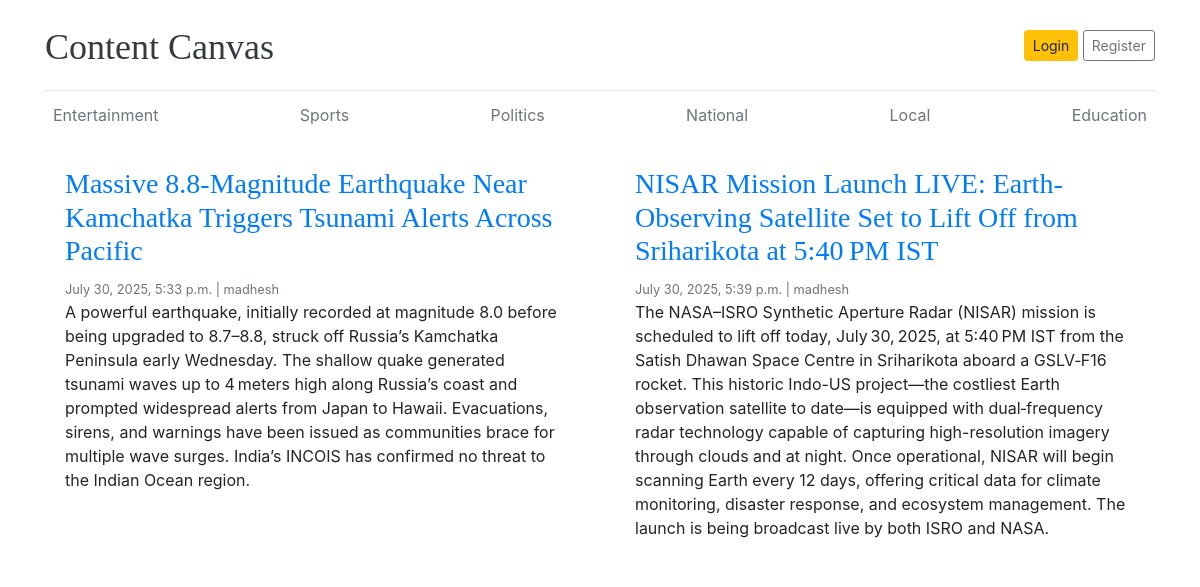
/category/National/, run on the app's committed database.
### blog/models.py (models this page shows, shortened)
class Category(models.Model):
    cname=models.CharField(max_length=50)
    created_at=models.DateTimeField(auto_now_add=True)
    updated_at=models.DateTimeField(auto_now=True)

class Blog(models.Model):
    title=models.CharField(max_length=3000)
    slug=models.SlugField(max_length=3000)
    image=models.ImageField(upload_to='media/images/%y/%m/%d')
    short_description=models.CharField(max_length=2000)
    blog_body=models.CharField(max_length=30000)
    category=models.ForeignKey(Category,on_delete=models.CASCADE)
    author=models.ForeignKey(User,on_delete=models.CASCADE)
    trending=models.BooleanField(default=False)
    status=models.CharField(choices=Status_choices,default='Draft')
    created_at=models.DateTimeField(auto_now_add=True)
    updated_at=models.DateTimeField(auto_now=True)

### contentcanvas/views.py (the view)
# urls.py: path('category/<cname>/',views.posts_by_category,name='categories'),
def posts_by_category(request,cname):
    categories=Category.objects.all()
    category=Category.objects.get(cname=cname)
    blogs=Blog.objects.all().filter(category=category.id)
    context={
        'categories':categories,
        'blogs':blogs
    }
    return render(request,'posts_by_category.html',context)

### templates/posts_by_category.html (shortened to what this page needs)
{% load static %}
<!DOCTYPE html>
<html lang="en">
<head>
    <link href="https://getbootstrap.com/docs/4.0/dist/css/bootstrap.min.css" rel="stylesheet">
    <link href="{% static "css/home.css" %}" rel="stylesheet">
  </head>
<body>
    <div class="container">
      <header class="blog-header py-3">
        <div class="row flex-nowrap justify-content-between align-items-center">
          <div class="col-8 pt-1">
            <a class="blog-header-logo text-dark" href="/">Content Canvas</a>
          </div>
          <div class="col-4 d-flex justify-content-end align-items-center">
            <a class="btn btn-sm btn-warning" href="#">Login</a> &nbsp;
            <a class="btn btn-sm btn-outline-secondary" href="#">Register</a>
          </div>
        </div>
      </header>
      <div class="nav-scroller py-1 mb-2">
        <nav class="nav d-flex justify-content-between">
          {% for i in categories %}
            <a class="p-2 text-muted" href="{% url "categories" i.cname %}">{{i.cname}}</a>
          {% endfor %}
        </nav>
      </div>
  <div class="row mb-2">
    {% for blog in blogs %}
        <div class="col">
          <div class="card border-0" >
            <div class="card-body">
            <h3><a href="{% url "single_blog" blog.slug %}">{{blog.title}}</a></h3>
            <small class="mb-1 text-muted">{{blog.created_at}} | {{blog.author}}</small>
            <p class="card-text">{{blog.short_description}}</p>
            </div>
          </div>
        </div>
    {% endfor %}
  </div>
</html>

### static/css/home.css (style rules this page uses)
.blog-header { border-bottom: 1px solid #e5e5e5; }
.blog-header-logo { font-family: "Playfair Display", Georgia, "Times New Roman", serif; font-size: 2.25rem; }
h1, h2, h3, h4, h5, h6 { font-family: "Playfair Display", Georgia, "Times New Roman", serif; }

### data on the page
Category: cname "Entertainment"
Category: cname "Sports"
Category: cname "Politics"
Category: cname "National"
Category: cname "Local"
Category: cname "Education"
Blog: title "Massive 8.8‑Magnitude Earthquake Near Kamchatka Triggers Tsunami Alerts Across Pacific", created_at "July 30, 2025, 5:33 p.m.", author "madhesh", short_description "A powerful earthquake, initially recorded at magnitude 8.0 before being upgraded to 8.7–8.8, struck off Russia’s Kamchatka Peninsula early Wednesday. The shallow quake generated tsunami waves up to 4 meters high along Russia’s coast and prompted widespread alerts from Japan to Hawaii. Evacuations, sirens, and warnings have been issued as communities brace for multiple wave surges. India’s INCOIS has confirmed no threat to the Indian Ocean region."
Blog: title "NISAR Mission Launch LIVE: Earth-Observing Satellite Set to Lift Off from Sriharikota at 5:40 PM IST", created_at "July 30, 2025, 5:39 p.m.", author "madhesh", short_description "The NASA–ISRO Synthetic Aperture Radar (NISAR) mission is scheduled to lift off today, July 30, 2025, at 5:40 PM IST from the Satish Dhawan Space Centre in Sriharikota aboard a GSLV‑F16 rocket. This historic Indo-US project—the costliest Earth observation satellite to date—is equipped with dual‑frequency radar technology capable of capturing high-resolution imagery through clouds and at night. Once operational, NISAR will begin scanning Earth every 12 days, offering critical data for climate monitoring, disaster response, and ecosystem management. The launch is being broadcast live by both ISRO and NASA."
